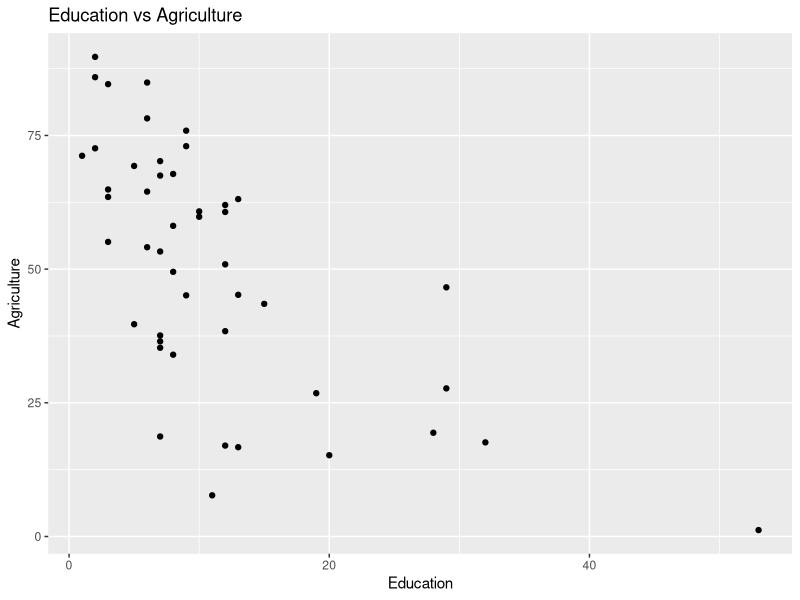
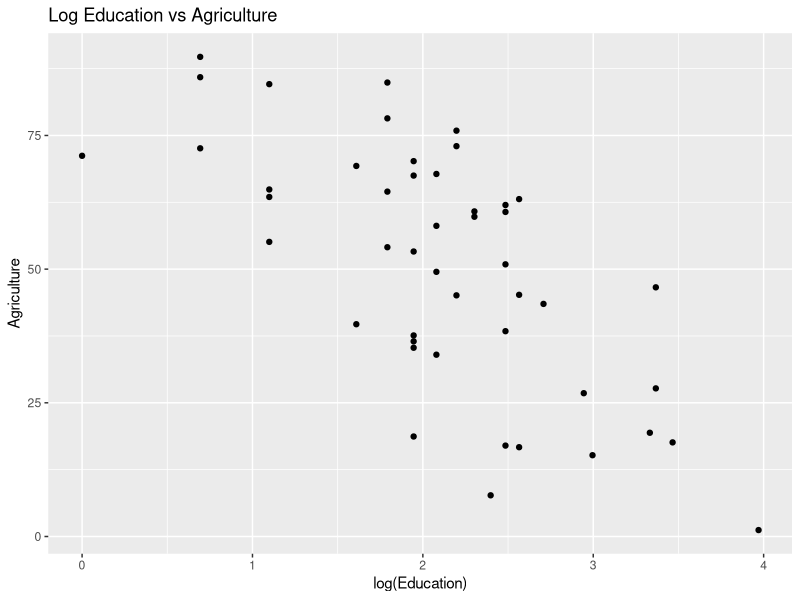
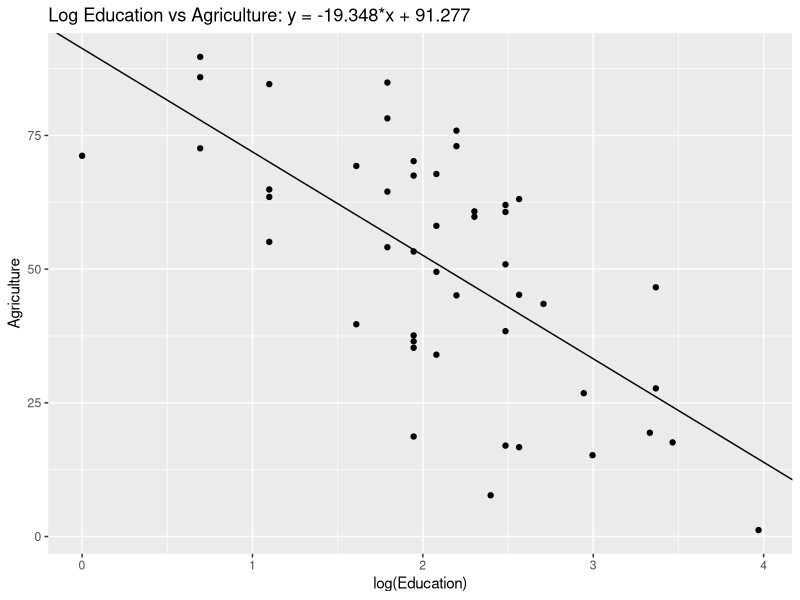
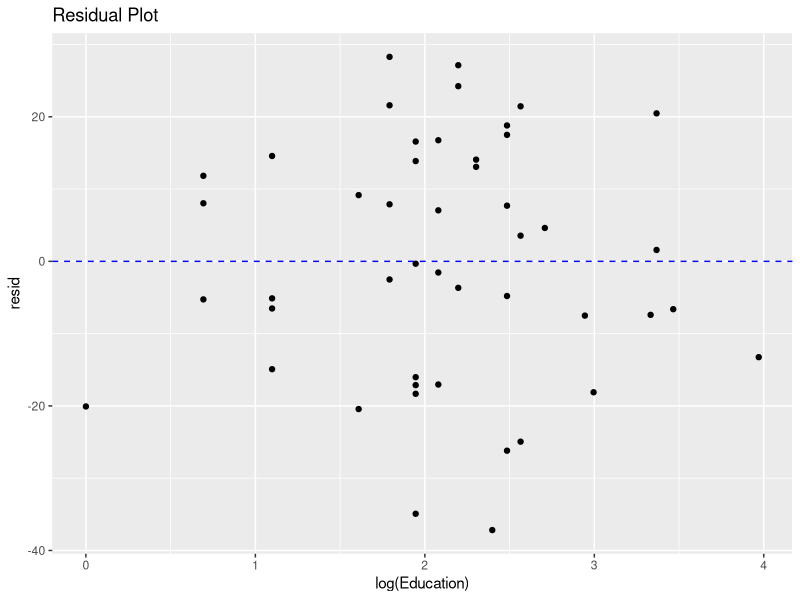
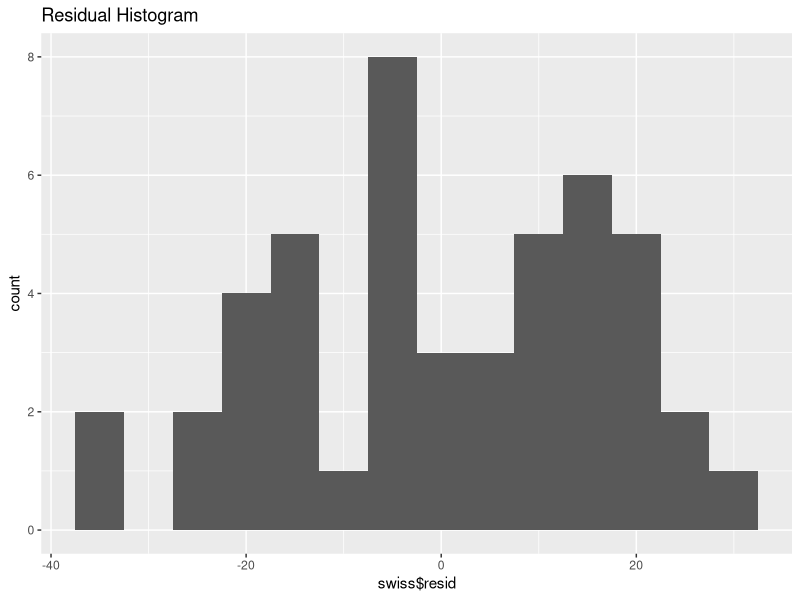

Generate these figures, in order, with R:
## ---- chunk 1
library(ggfortify)
library(ggplot2)
library(dplyr)
knitr::opts_chunk$set(echo = TRUE)
## ---- chunk 2
data(swiss)
head(swiss, 6)
## ---- chunk 3
ggplot(swiss, aes(Education,Agriculture)) + geom_point() + 
  ggtitle("Education vs Agriculture") 

ggplot(swiss, aes(log(Education),Agriculture)) + geom_point() + 
  ggtitle("Log Education vs Agriculture") 
## ---- chunk 4
attach(swiss)
lm <- lm(Agriculture ~ log(Education))
lm
## ---- chunk 5
eq = paste0("y = ", round(lm[1]$coefficients[2],3), "*x + ", round(lm[1]$coefficients[1],3))
ggplot(swiss, aes(log(Education),Agriculture)) + geom_point() + 
  geom_abline(intercept = lm[1]$coefficients[1], slope = lm[1]$coefficients[2]) +
  ggtitle(paste("Log Education vs Agriculture:",eq)) 
## ---- chunk 6
summary(lm)
## ---- chunk 7
swiss$resid <- resid(lm)
ggplot(swiss, aes(log(Education),resid)) + geom_point() + 
  geom_hline(yintercept=0, linetype="dashed", color = "blue") +
  ggtitle("Residual Plot") 

ggplot(data=swiss, aes(swiss$resid)) + 
  geom_histogram(binwidth=5) +
  ggtitle("Residual Histogram") 
